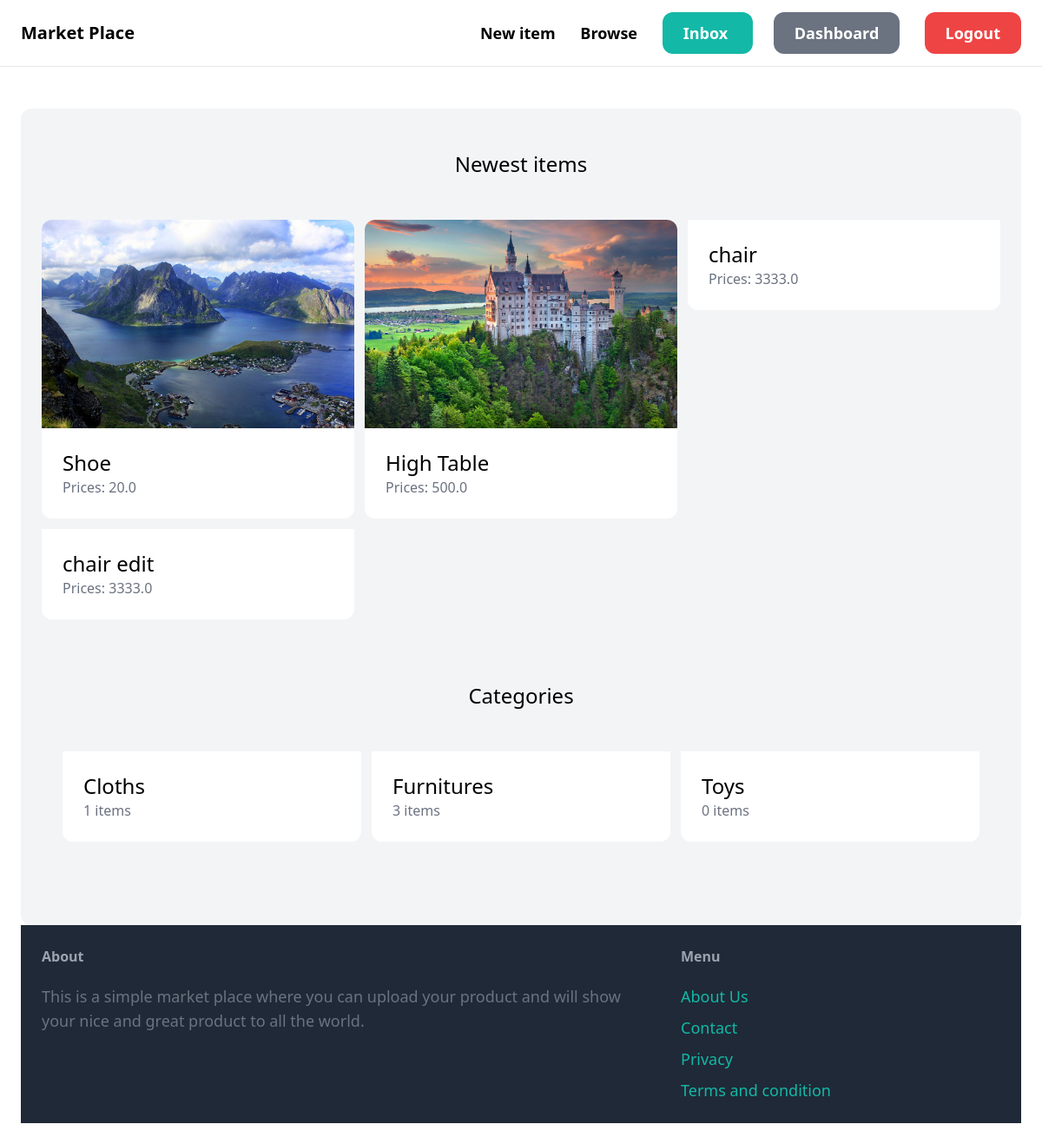
The app's page / (signed in) with its own data.
### item/models.py (models this page shows, shortened)
class Item(models.Model):
    category=models.ForeignKey(Category, related_name='items', on_delete=models.CASCADE)
    name =models.CharField(max_length=200)
    description=models.TextField(max_length=255)
    price=models.FloatField()
    image=models.ImageField(upload_to='items_image', blank=True, null=True)
    is_sold=models.BooleanField(default=False)
    created_by= models.ForeignKey(User, related_name='items', on_delete=models.CASCADE)
    created_at=models.DateTimeField(auto_now_add=True)

class Category(models.Model):
    name=models.CharField(max_length=200)
    class Meta:
        ordering=('name', )
        verbose_name_plural='Categories'

### core/views.py (the view)
# urls.py: path('', views.index, name='index'),
@login_required
def index(request):
    items=Item.objects.filter(is_sold=False)[0:6]
    categories=Category.objects.all()
    return render(request, 'core/index.html', {
        'categories':categories,
        'items': items,
    })

### core/templates/core/index.html (shortened to what this page needs)
{% extends 'core/base.html' %}
{% block content %}
<div class="mt-6 px-6 py-12 bg-gray-100 rounded-xl">
    <h2 class="mb-12 text-2xl text-center ">Newest items </h2>
    <div class="grid grid-cols-3 gap-3">
        {% for item in items %}
            <div>
                <a href="{% url 'item:details' item.id %}">
                    <div>
                        <img src="{{item.image.url }}" class="rounded-t-xl" alt="">
                    </div>
                    <div class="p-6 bg-white rounded-b-xl">
                        <h2 class="text-2xl">{{item.name}}</h2>
                        <p class="text-gray-500">Prices: {{item.price}}</p>
                    </div>
                </a>
            </div>
        {% endfor %}
    </div>
    <div class="mt-6 px-6 py-12 bg-gray-100 rounded-xl">
        <h2 class="mb-12 text-2xl text-center ">Categories </h2>
        <div class="grid grid-cols-3 gap-3">
            {% for category in categories %}
                <div>
                    <a href="#">
                        <div class="p-6 bg-white rounded-b-xl">
                            <h2 class="text-2xl">{{category.name}}</h2>
                            <p class="text-gray-500">{{ category.items.count}} items</p>
                        </div>
                    </a>
                </div>
            {% endfor %}
        </div>
    </div>
{% endblock %}

### core/templates/core/base.html (shortened to what this page needs)
<!DOCTYPE html>
<html lang="en">
<head>
    <script src="https://cdn.tailwindcss.com"></script>
</head>
<body>
    <nav class="py-6 px-6 flex justify-between items-center border-b border-gray-200">
        <a href="/" class="text-xl font-semibold">Market Place </a>
        <div class="space-x-6">
            <a href="{% url 'item:NewItem' %}" class="text-lg font-semibold hover:text-gray-500 ">New item </a>
            <a href="{% url 'item:items' %}" class="text-lg font-semibold hover:text-gray-500 ">Browse </a>
            {% if request.user.is_authenticated %}
            <a href="{% url 'conversation:inbox'  %}" class="px-6 py-3 text-lg font-semibold bg-teal-500 text-white rounded-xl hover:bg-teal-700 ">Inbox </a>
            <a href="{% url 'dashboard:index' %}" class="px-6 py-3 text-lg font-semibold bg-gray-500 text-white rounded-xl hover:bg-gray-700 ">Dashboard</a>
            <a href="{% url 'core:logout' %}" class="px-6 py-3 text-lg font-semibold bg-red-500 text-white rounded-xl hover:bg-gray-700 ">Logout</a>
            {% else %}
                <a href="{% url 'core:signup' %}" class="px-6 py-3 text-lg font-semibold bg-teal-500 text-white rounded-xl hover:bg-teal-700 ">Sign up</a>
                <a href="{% url 'core:login' %}" class="px-6 py-3 text-lg font-semibold bg-gray-500 text-white rounded-xl hover:bg-gray-700 ">Log in </a>
            {% endif %}
        </div>
    </nav>
    <div class="px-6 py-6">
    {% block content %} {% endblock %}
    </div>
    <footer class="py-6 px-6 flex justify-between bg-gray-800">
        <div class="w-2/3 pr-10">
            <h3 class="mb-5 font-semibold text-gray-400">About </h3>
            <p class="text-lg text-gray-500">This is a simple market place where you can upload your product and will show your nice and great product to all the world. </p>
        </div>
        <div class="w-1/3">
                <h3 class="mb-5 font-semibold text-gray-400">Menu</h3>
                <ul class="space-y-2">
                    <li><a href="#" class="text-lg text-teal-500 hover:text-teal-700">About Us</a></li>
                    <li><a href="{% url 'core:contact' %}" class="text-lg text-teal-500 hover:text-teal-700"> Contact </a></li>
                    <li><a href="#" class="text-lg text-teal-500 hover:text-teal-700">Privacy </a></li>
                    <li><a href="#" class="text-lg text-teal-500 hover:text-teal-700">Terms and condition </a></li>
                </ul>
        </div>
    </footer>
</body>
</html>

### records on screen
Item: image (picture), name "Shoe", price "20.0"
Item: image (picture), name "High Table", price "500.0"
Item: name "chair", price "3333.0"
Item: name "chair edit", price "3333.0"
Category: name "Cloths", items.count "1"
Category: name "Furnitures", items.count "3"
Category: name "Toys", items.count "0"
